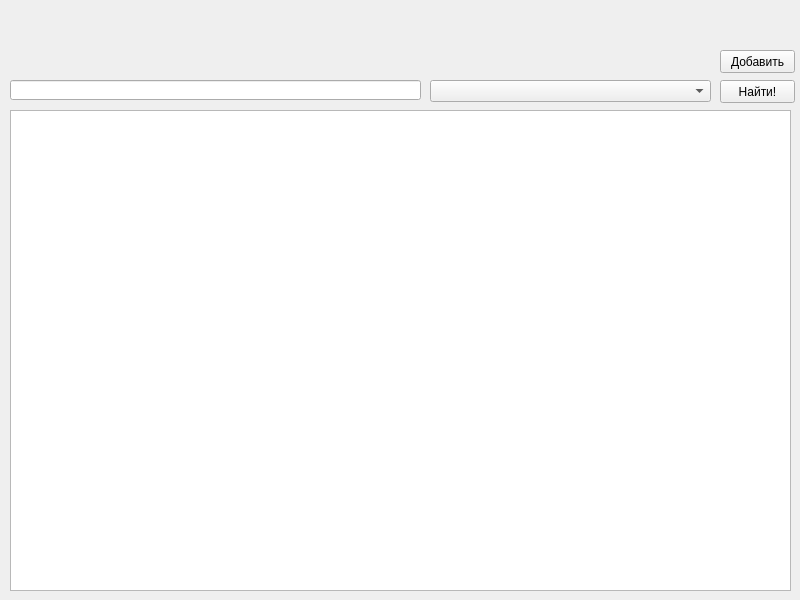
<?xml version="1.0" encoding="UTF-8"?>
<ui version="4.0">
 <class>MainWindow</class>
 <widget class="QMainWindow" name="MainWindow">
  <property name="geometry">
   <rect>
    <x>0</x>
    <y>0</y>
    <width>800</width>
    <height>600</height>
   </rect>
  </property>
  <property name="windowTitle">
   <string>MainWindow</string>
  </property>
  <widget class="QWidget" name="centralwidget">
   <widget class="QComboBox" name="combo_genres">
    <property name="geometry">
     <rect>
      <x>430</x>
      <y>80</y>
      <width>281</width>
      <height>22</height>
     </rect>
    </property>
    <property name="placeholderText">
     <string>ну типа все</string>
    </property>
   </widget>
   <widget class="QListWidget" name="films_list">
    <property name="geometry">
     <rect>
      <x>10</x>
      <y>110</y>
      <width>781</width>
      <height>481</height>
     </rect>
    </property>
   </widget>
   <widget class="QPushButton" name="btn_search">
    <property name="geometry">
     <rect>
      <x>720</x>
      <y>80</y>
      <width>75</width>
      <height>23</height>
     </rect>
    </property>
    <property name="text">
     <string>Найти!</string>
    </property>
   </widget>
   <widget class="QLineEdit" name="name_search">
    <property name="geometry">
     <rect>
      <x>10</x>
      <y>80</y>
      <width>411</width>
      <height>20</height>
     </rect>
    </property>
    <property name="text">
     <string/>
    </property>
   </widget>
   <widget class="QPushButton" name="btn_add">
    <property name="geometry">
     <rect>
      <x>720</x>
      <y>50</y>
      <width>75</width>
      <height>23</height>
     </rect>
    </property>
    <property name="text">
     <string>Добавить</string>
    </property>
   </widget>
  </widget>
 </widget>
 <resources/>
 <connections/>
</ui>
